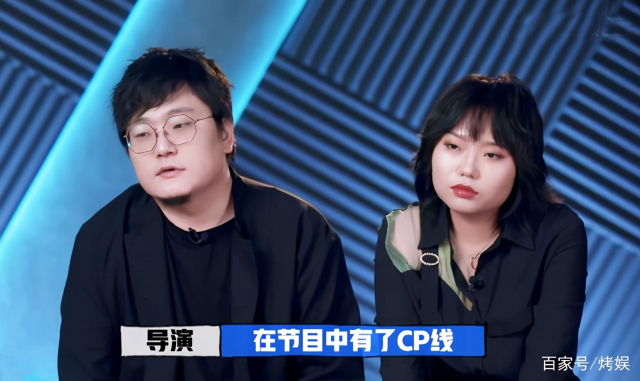
#> input picture opencv/6_人脸贴纸画/WJGLXQ.jpg, 1280 x 762 px, found by its file name (shown at 1/2 size)
$ python main1.py
#> lines starting #> are read from the running program, lines starting #| are printed output that depends on the picture; after the words box and inside, x2 and y2 are one past the last pixel; in counts of white or black regions, pixels touching at a corner belong together
import cv2
import numpy as np

# 返回人脸的坐标的图表
def return_face(a):
    # 人脸特征的详细说明    仅正面人脸
    face_detector = cv2.CascadeClassifier("人脸特征数据/haarcascade_frontalface_alt.xml")
    # 变为黑白，提高成功率
    a1=cv2.cvtColor(a,code=cv2.COLOR_BGR2GRAY)
    # 返回值为坐标x,y和长度宽度w,h
    faces = face_detector.detectMultiScale(a1,
    scaleFactor=1.1,            # 缩放大小，默认1.1   越小要求越低，检测的更多，计算量更大
    minNeighbors=3,             # 邻居个数，默认3
    # minSize=(150,150),          # 最小的尺寸
    )
    return faces

# 在b上对于人脸的坐标a进行标记并加入c
def biaoji(a,b,c):
    for x,y,w,h in a:
        b=cv2.rectangle(b,               # 画矩形
        pt1=(x,y),                          # 坐标1
        pt2=(x+w,y+h),                      # 坐标2
        color=[0,0,255],
        thickness=2
        )
        # [6 lines of commented-out code are left out]
        star_s = cv2.resize(c,(w//4,h//4))
        w1 = w//4
        h1 = h//4
        for i in range(w1):
            for j in range(h1):
                if (star_s[i,j]>1).any():
                    b[y+i,x+j+3*w//8]=star_s[i,j]
    return b

# 对于a进行抠图
def koutu(a):
    #a = cv2.cvtColor(a,code=cv2.COLOR_BGR2HSV)

    lower_red = np.array([0,0,100])            # 这里的数值已经经过测试优化了
    upper_red = np.array([100,100,255])
    b = cv2.inRange(a, lower_red, upper_red)
    c = cv2.bitwise_and(a,a, mask= b)
    return c

def main():
    # tupian = cv2.imread("5_检测人脸/hulan.jpg")
    tupian = cv2.imread("6_人脸贴纸画/WJGLXQ.jpg")
#> tupian is the input picture: shape (762, 1280, 3); mean B, G, R 110.1, 79.2, 56.4
    star = cv2.imread("6_人脸贴纸画/R.jpeg")
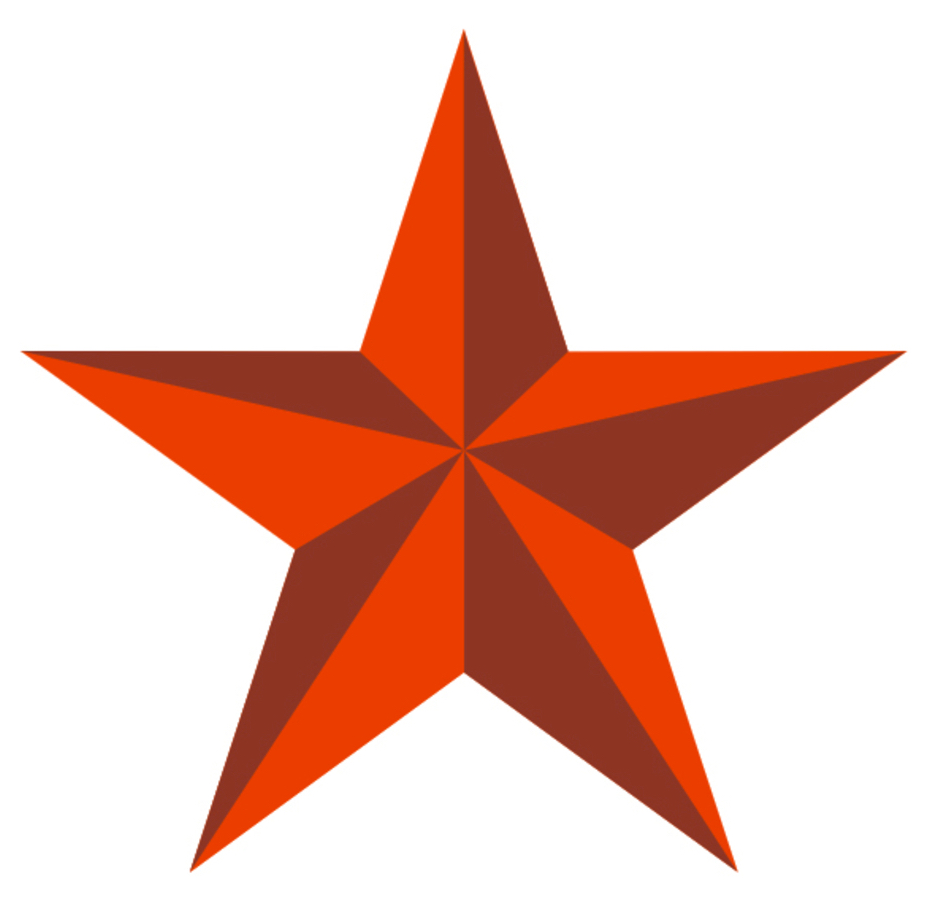
#> input picture opencv/6_人脸贴纸画/R.jpeg, 938 x 900 px, found by its file name
#> star is the input picture: shape (900, 938, 3); mean B, G, R 186.4, 197.8, 235.7
    star = koutu(star)
#> in koutu, `b = cv2.inRange(a, lower_red, upper_red)`:
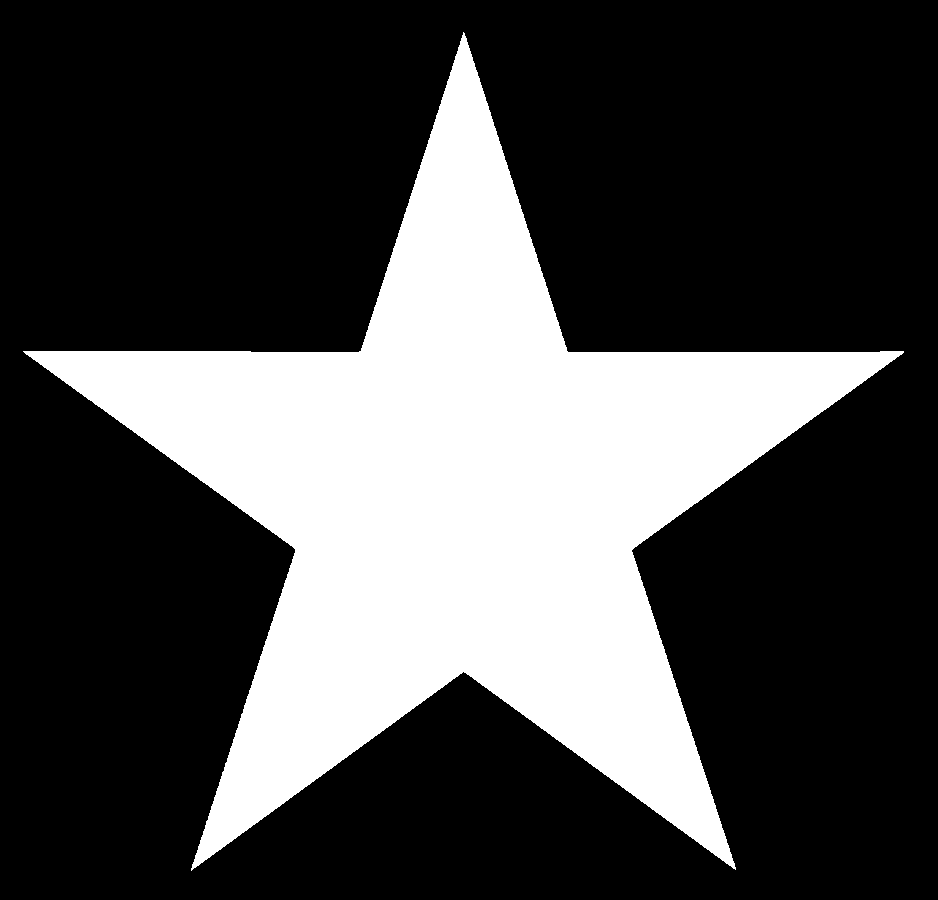
#> b: shape (900, 938); 28.6% white; 1 white region, box (x1, y1, x2, y2) and area: (23, 32, 904, 871) 241506
#> in koutu, `c = cv2.bitwise_and(a,a, mask= b)`:
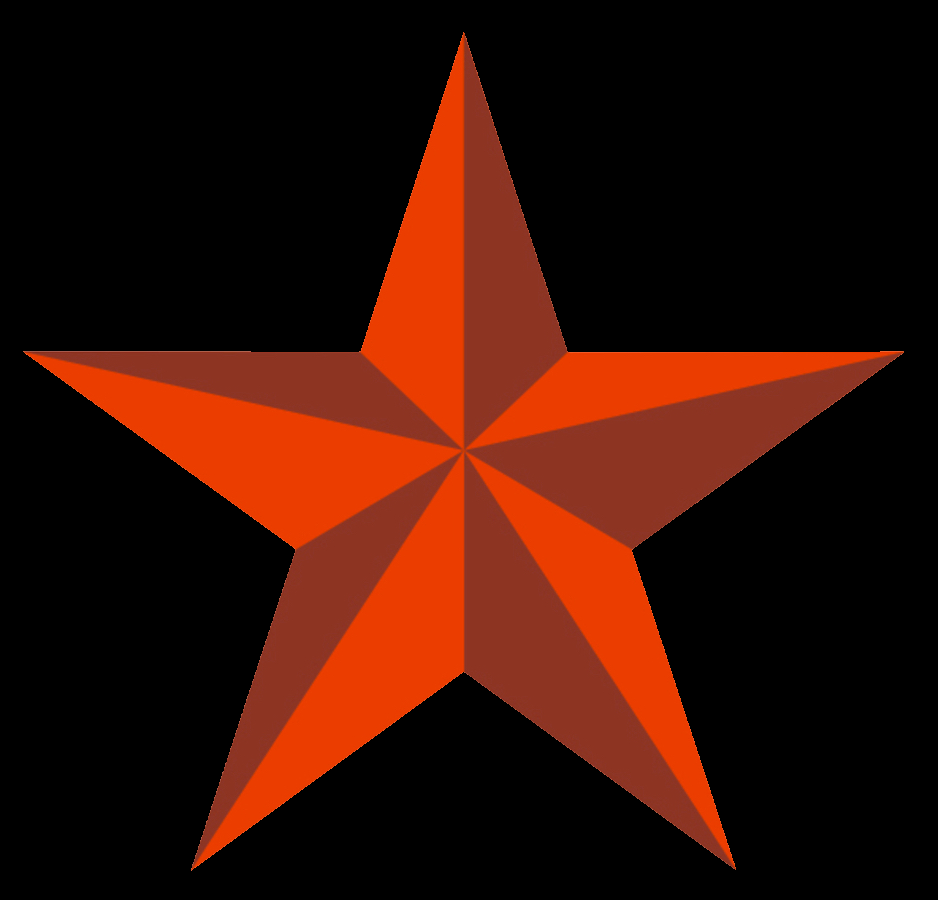
#> c: shape (900, 938, 3); mean B, G, R 5, 16.3, 53.8
    # print(star)
    # 输入照片(360, 236)
    faces = return_face(tupian)
#> in return_face, `a1=cv2.cvtColor(a,code=cv2.COLOR_BGR2GRAY)`:
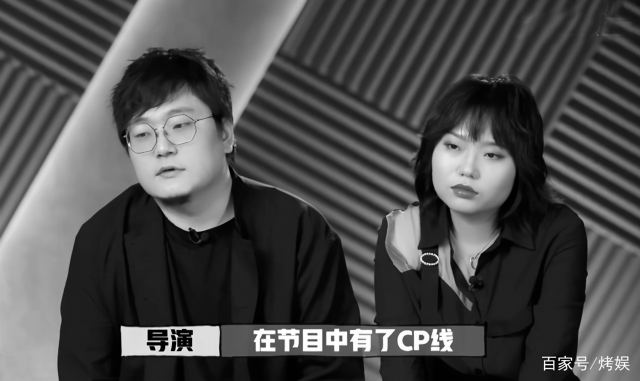
#> a1: shape (762, 1280) (shown at 1/2 size); min 0, max 255, mean 75.9
#> in return_face, `faces = face_detector.detectMultiScale(a1, scaleFactor=1.1,`: faces = [[840, 224, 197, 197], [223, 177, 212, 212]]
#> faces = [[840, 224, 197, 197], [223, 177, 212, 212]]
    tupian = biaoji(faces,tupian,star)
#> the loop in biaoji, `for x,y,w,h in a:` made 2 passes
#> (x, y, w, h, w1, h1) on passes 1 to 2: (840, 224, 197, 197, 49, 49), (223, 177, 212, 212, 53, 53)
#> pass 1, in biaoji, `star_s = cv2.resize(c,(w//4,h//4))`:
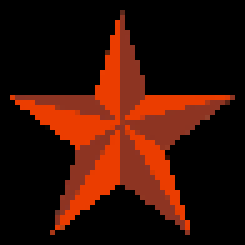
#> star_s: shape (49, 49, 3) (shown 5 times larger); mean B, G, R 5.1, 16.3, 53.9
#> pass 2, in biaoji, `b=cv2.rectangle(b,`:
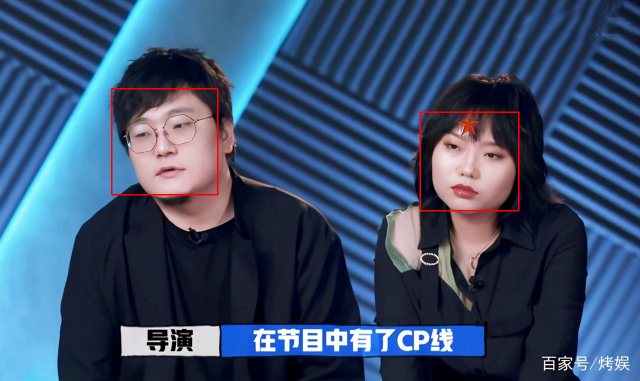
#> b: shape (762, 1280, 3) (shown at 1/2 size); mean B, G, R 109.6, 78.9, 57.4
#> after the loop in biaoji, `for x,y,w,h in a:`:
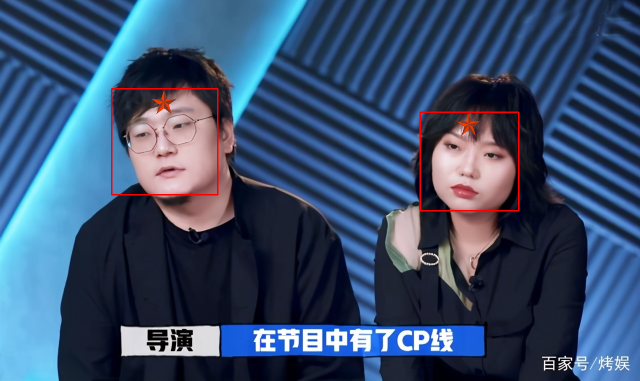
#> b: shape (762, 1280, 3) (shown at 1/2 size); 0.08% of pixels changed, all inside (x1, y1, x2, y2) = (304, 180, 352, 228)
    #print(tupian)

    cv2.imshow("输入任意关闭窗口",tupian)           # 显示照片
    cv2.waitKey()                          # 等待键盘输入，有输入就关闭窗口
    cv2.destroyAllWindows()

if __name__ == "__main__":
    main()
